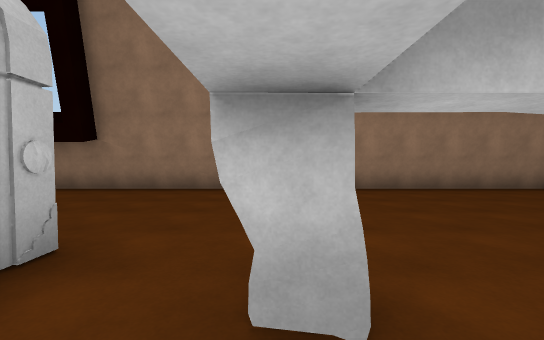
View 1 (above)

19 first-person views from a walk through a 3-D level made in the Unity game engine. The camera is 1.4 m above the floor, tilts 2° down and sees 90° across. The floor is counted in squares, 2 m on a side. Each view is taken from the middle of a square. On the plan, view 1 faces up. The plan holds only what a view shows up to about 9 squares ahead; the rest is blank. The place goes on beyond the plan. The player character is not drawn. Some surface patterns are stand-ins.

View 2
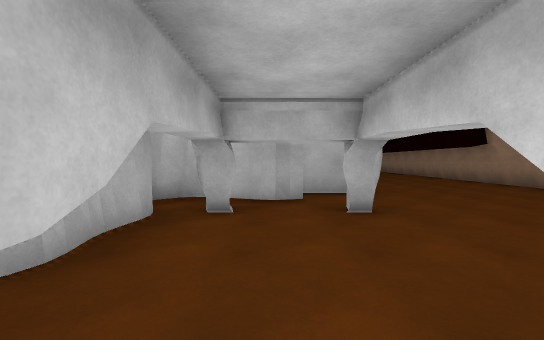

View 3
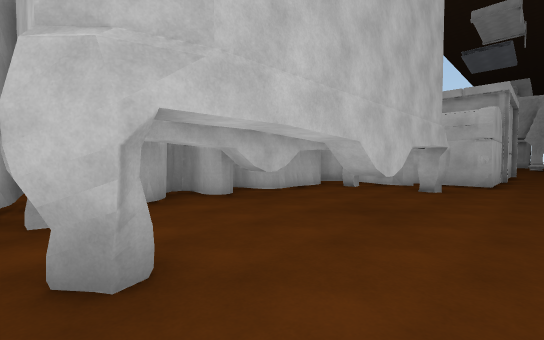

View 4
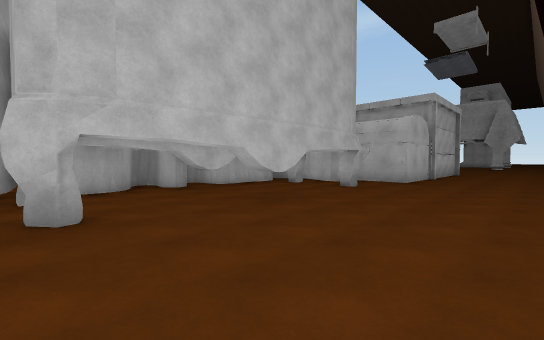

View 5
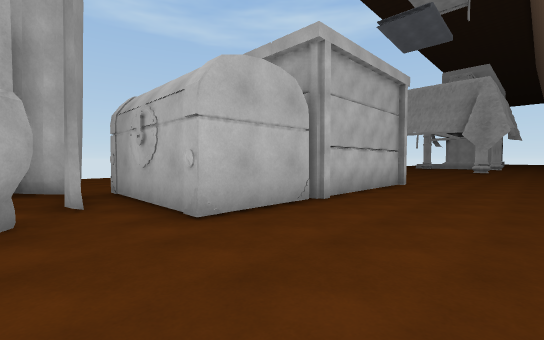

View 6
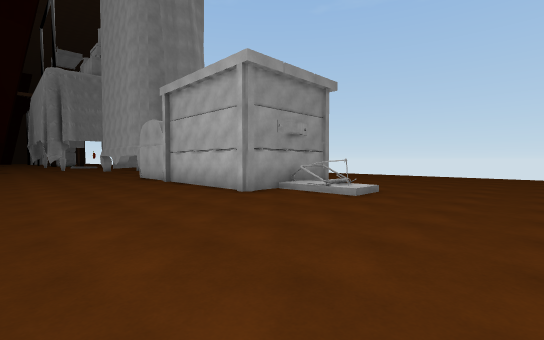

View 7
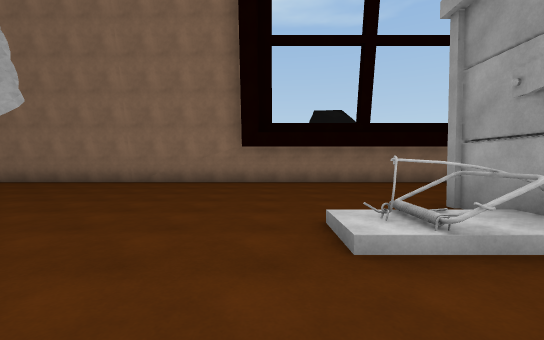

View 8
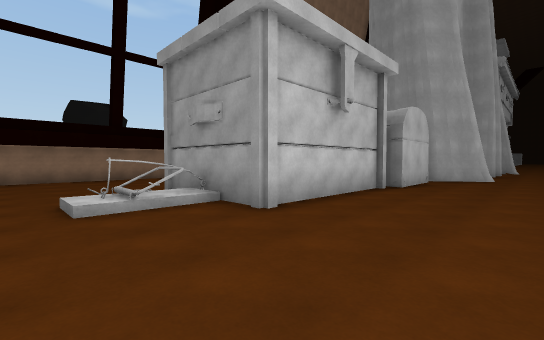

View 9
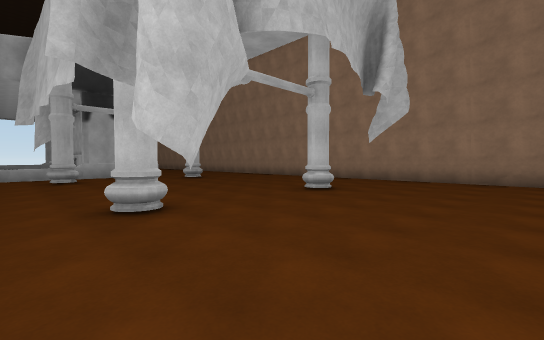

View 10
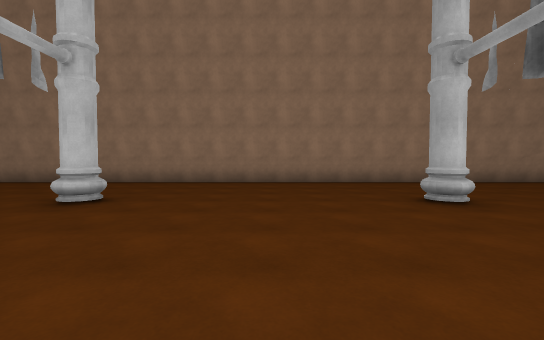

View 11
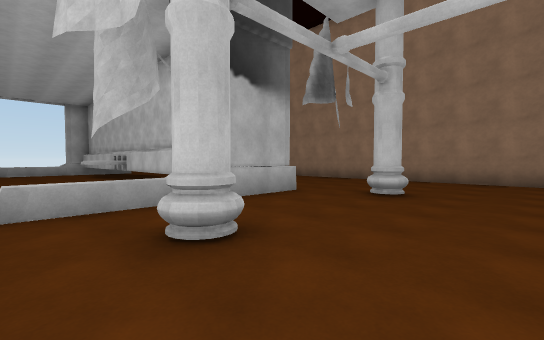

View 12
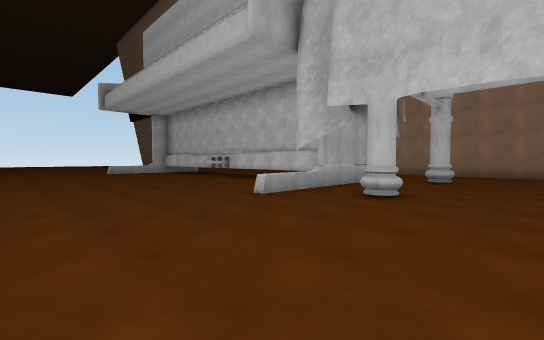

View 13
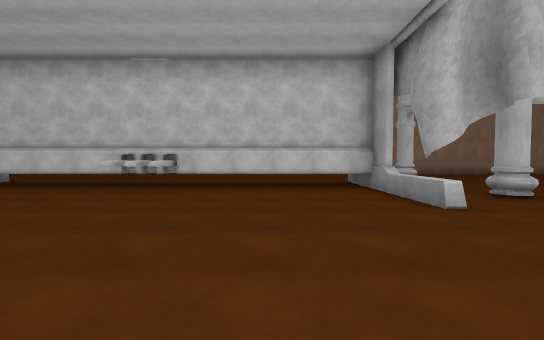

View 14
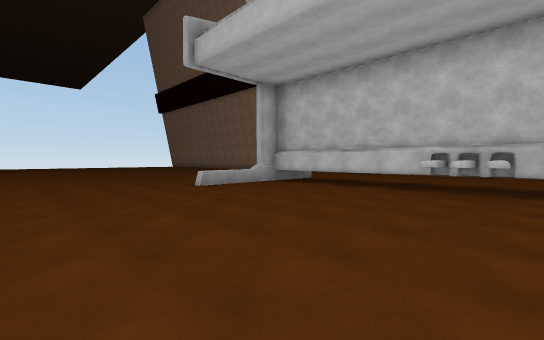

View 15
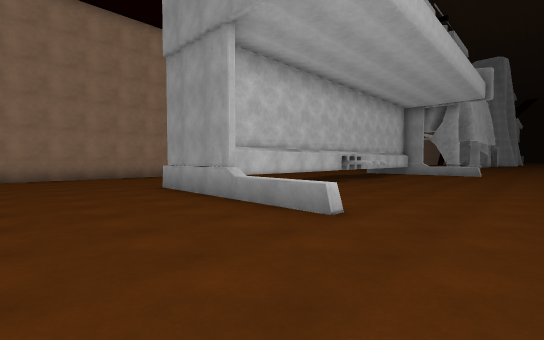

View 16
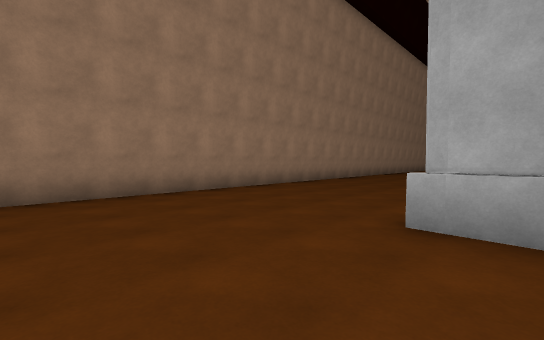

View 17
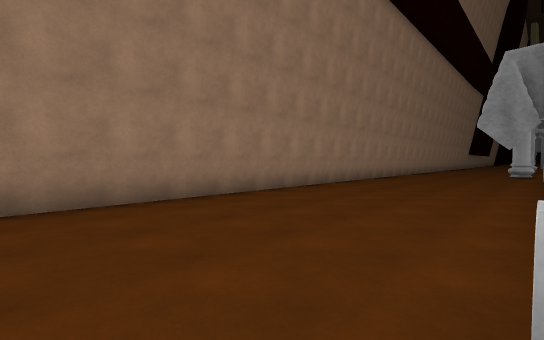

View 18
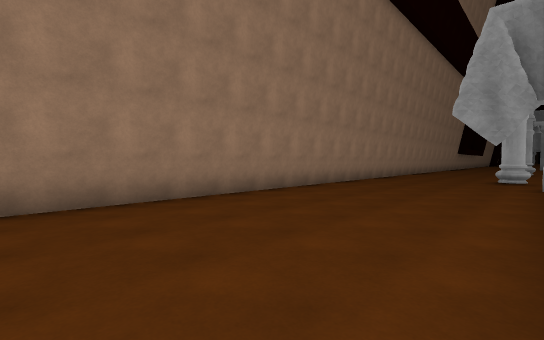

View 19
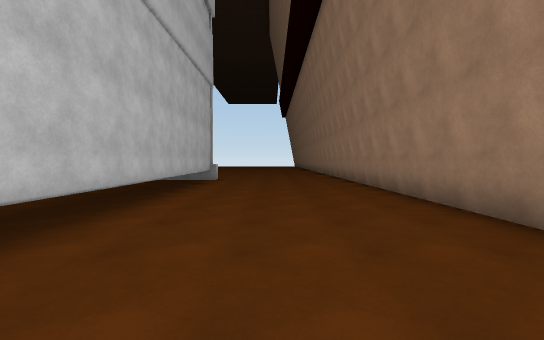

### Floor plan
Key: @ floor where view 1 was taken; # wall or solid block; . floor; / step, stairs or slope; = window, fence, low wall or low ledge; ^ raised ledge; T thing the floor can be seen under or through; P piano; O other object.
Columns run from 41 left of view 1 to 7 right of it. Each row starts with its distance up from view 1.
  7 #########################################  ######
  6 .........................................  .....
  5 .................................................
  4 .................................................
  3 .................#.....#.........................
  2 ...#..........#..................#####OO.........
  1 ...####TTTT#  #................/##     O.#..##..#
  0 ...#####TTT#####.............../##     O#@.......
 -1 ...^.....P.....^.................#####OO##..##..#
 -2 ...^...........=.#.....#.#...............########
 -3 ...^...........=...........................     #
 -4 ....................        ...............
 -5 ....................        ...
 -6 ....................        ..
 -7 ....................

Positions as (right, up) in squares from view 1, and headings:
1: (0, 0), facing up
2: (4, 0), facing left
3: (7, 3), facing down-left
4: (7, 5), facing down-left
5: (0, 5), facing down-left
6: (-13, 6), facing down-right
7: (-11, -2), facing up
8: (-11, -4), facing up-right
9: (-14, -3), facing up-left
10: (-21, -2), facing up
11: (-22, -3), facing up-left
12: (-22, -7), facing up-left
13: (-29, -7), facing up
14: (-31, -7), facing up-left
15: (-41, -5), facing up-right
16: (-41, 1), facing up-right
17: (-39, 2), facing up-right
18: (-35, 2), facing up-right
19: (-28, 4), facing left
